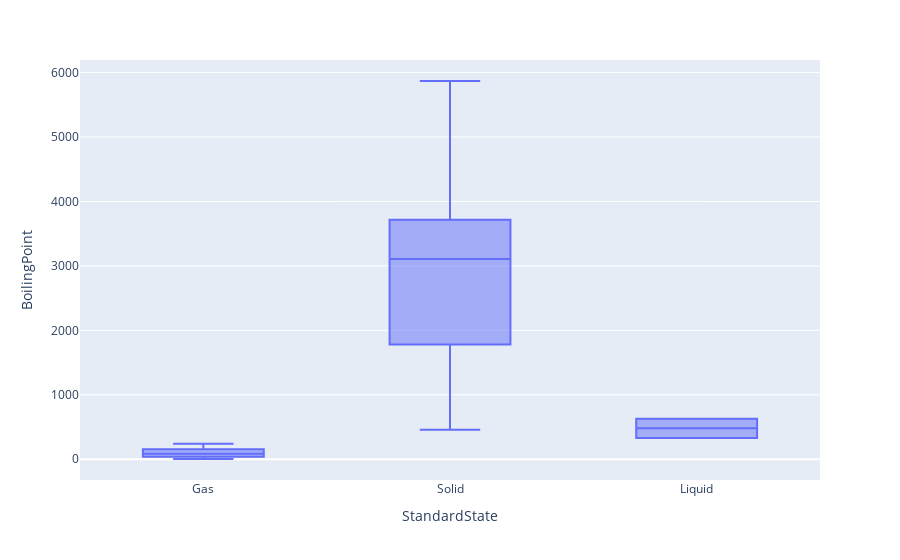

Notebook cell for this chart:
### Markdown cell above
We can also do thing like visualize boiling points by standard states using a box plot.

### Code cell
fig = px.box(df,x="StandardState", y="BoilingPoint")
fig.show()

### Figure 1 — Plotly figure (JSON) as saved in the notebook; plotly's stock layout.template omitted (floating-point values rounded to 4 significant figures)
{"data": [{"alignmentgroup": "True", "hovertemplate": "StandardState=%{x}<br>BoilingPoint=%{y}<extra></extra>", "legendgroup": "", "marker": {"color": "#636efa"}, "name": "", "notched": false, "offsetgroup": "", "orientation": "v", "showlegend": false, "type": "box", "x": ["Gas", "Gas", "Solid", "Solid", "Solid", "Solid", "Gas", "Gas", "Gas", "Gas", "Solid", "Solid", "Solid", "Solid", "Solid", "Solid", "Gas", "Gas", "Solid", "Solid", "Solid", "Solid", "Solid", "Solid", "Solid", "Solid", "Solid", "Solid", "Solid", "Solid", "Solid", "Solid", "Solid", "Solid", "Liquid", "Gas", "Solid", "Solid", "Solid", "Solid", "Solid", "Solid", "Solid", "Solid", "Solid", "Solid", "Solid", "Solid", "Solid", "Solid", "Solid", "Solid", "Solid", "Gas", "Solid", "Solid", "Solid", "Solid", "Solid", "Solid", "Solid", "Solid", "Solid", "Solid", "Solid", "Solid", "Solid", "Solid", "Solid", "Solid", "Solid", "Solid", "Solid", "Solid", "Solid", "Solid", "Solid", "Solid", "Solid", "Liquid", "Solid", "Solid", "Solid", "Solid", "Solid", "Gas", "Solid", "Solid", "Solid", "Solid", "Solid", "Solid", "Solid", "Solid", "Solid", "Solid", "Solid", "Solid", "Solid", "Solid", "Solid", "Solid", "Solid", "Solid", "Solid", "Solid", "Solid", "Solid", "Solid", "Expected to be a Solid", "Expected to be a Solid", "Expected to be a Solid", "Expected to be a Solid", "Expected to be a Solid", "Expected to be a Solid", "Expected to be a Solid", "Expected to be a Solid", "Expected to be a Gas"], "x0": " ", "xaxis": "x", "y": [20.28, 4.22, 1615, 2744, 4273, 4098, 77.36, 90.2, 85.03, 27.07, 1156, 1363, 2792, 3538, 553.6, 717.8, 239.1, 87.3, 1032, 1757, 3109, 3560, 3680, 2944, 2334, 3134, 3200, 3186, 2835, 1180, 2477, 3106, 887, 958, 331.9, 119.9, 961, 1655, 3618, 4682, 5017, 4912, 4538, 4423, 3968, 3236, 2435, 1040, 2345, 2875, 1860, 1261, 457.6, 165.0, 944, 2170, 3737, 3697, 3793, 3347, 3273, 2067, 1802, 3546, 3503, 2840, 2973, 3141, 2223, 1469, 3675, 4876, 5731, 5828, 5869, 5285, 4701, 4098, 3129, 629.9, 1746, 2022, 1837, 1235, null, 211.4, null, 1413, 3471, 5061, null, 4404, 4175, 3501, 2284, 3400, null, null, null, null, null, null, null, null, null, null, null, null, null, null, null, null, null, null, null, null, null, null], "y0": " ", "yaxis": "y"}], "layout": {"autosize": true, "boxmode": "group", "legend": {"tracegroupgap": 0}, "margin": {"t": 60}, "xaxis": {"anchor": "y", "autorange": true, "domain": [0, 1], "range": [-0.5, 2.5], "title": {"text": "StandardState"}, "type": "category"}, "yaxis": {"anchor": "x", "autorange": true, "domain": [0, 1], "range": [-321.6, 6195.0], "title": {"text": "BoilingPoint"}, "type": "linear"}}}
